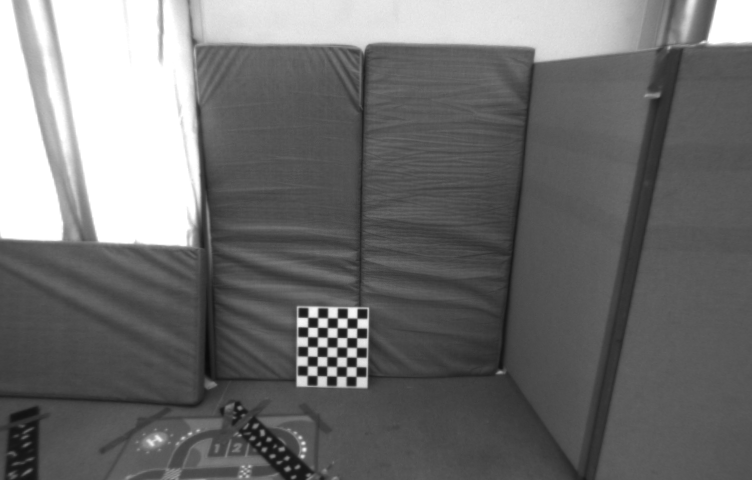
#> input picture diego_labs_code/Lab3/image1.png, 752 x 480 px, found by its file name
$ python lab3_Fundamental_ransac.py
#> lines starting #> are read from the running program, lines starting #| are printed output that depends on the picture; after the words box and inside, x2 and y2 are one past the last pixel; in counts of white or black regions, pixels touching at a corner belong together
#####################################################################################
# MRGCV Unizar - Laboratory 3
# Title: Fundamental Matrix + Automatic Epipolar Lines Visualization
#
#####################################################################################

import numpy as np
import cv2
import matplotlib.pyplot as plt


# ==========================================================
# Fundamental matrix (8-point algorithm)
# ==========================================================
def computeFundamental(x1, x2):
    #Normalizacion de Hartley
    def normalize_points(points):
        mean = np.mean(points, axis=0)
        centered = points - mean
        scale = np.sqrt(2) / np.mean(np.sqrt(np.sum(centered**2, axis=1)))
        T = np.array([[scale, 0, -scale * mean[0]],
                    [0, scale, -scale * mean[1]],
                    [0, 0, 1]])
        pts_h = np.hstack([points, np.ones((points.shape[0], 1))])
        pts_n = (T @ pts_h.T).T[:, :2]
        return pts_n, T

       # Normalize
    x1n, T1 = normalize_points(x1)
    x2n, T2 = normalize_points(x2)
    n = x1.shape[0]
    A = np.zeros((n, 9))
    for i in range(n):
        X, Y = x1n[i]
        x, y = x2n[i]
        A[i] = [X*x, X*y, X, Y*x, Y*y, Y, x, y, 1]
    _, _, Vt = np.linalg.svd(A)
    F = Vt[-1].reshape(3, 3)
    # Enforce rank-2 constraint
    U, S, Vt = np.linalg.svd(F)
    S[2] = 0
    F = U @ np.diag(S) @ Vt

    F = T2.T @ F @ T1
    return F / np.linalg.norm(F)


# ==========================================================
# RANSAC estimation of Fundamental matrix
# ==========================================================
def ransacFundamental(x1, x2, iterations, threshold):
    best_F, best_inliers = None, None
    max_votes = 0

    # Puntos homogéneos
    x1_h = np.hstack([x1, np.ones((x1.shape[0], 1))])
    x2_h = np.hstack([x2, np.ones((x2.shape[0], 1))])

    for _ in range(iterations):
        # Seleccionar 8 puntos aleatorios
        idx = np.random.choice(x1.shape[0], 8, replace=False)
        F = computeFundamental(x1[idx], x2[idx])

        # Líneas epipolares correspondientes
        Fx1 = (F @ x1_h.T).T      # Líneas en imagen 2
        Ftx2 = (F.T @ x2_h.T).T   # Líneas en imagen 1

        # Término común de la ecuación epipolar
        x2tFx1 = np.sum(x2_h * Fx1, axis=1)

        # ---- ERROR GEOMÉTRICO CUADRÁTICO ----
        # Distancia perpendicular en ambas imágenes
        d1 = np.abs(x2tFx1) / np.sqrt(Fx1[:, 0]**2 + Fx1[:, 1]**2)
        d2 = np.abs(x2tFx1) / np.sqrt(Ftx2[:, 0]**2 + Ftx2[:, 1]**2)

        # Error total cuadrático (en píxeles²)
        error = d1**2 + d2**2
        # --------------------------------------

        # Inliers por umbral
        inliers = error < threshold
        votes = np.sum(inliers)

        # Actualizar el mejor modelo
        if votes > max_votes:
            max_votes = votes
            best_F = F
            best_inliers = inliers

    # Recalcular F con todos los inliers
    F_final = computeFundamental(x1[best_inliers], x2[best_inliers])
    return F_final, best_inliers


# ==========================================================
# Draw automatic epipolar lines using inlier matches
# ==========================================================

def compute_epipolar_lines(F, pts1, pts2, img1, img2, n_lines=15):
    """
    Dibuja líneas epipolares de manera explícita (sin usar OpenCV).
    Para cada punto x1 de la imagen 1, se calcula l2 = F * x1.
    """

    # Convertir imágenes a color
    img1_color = cv2.cvtColor(img1, cv2.COLOR_GRAY2BGR)
    img2_color = cv2.cvtColor(img2, cv2.COLOR_GRAY2BGR)
    h, w = img2.shape[:2]

    # Seleccionar subconjunto aleatorio de puntos
    idx = np.random.choice(len(pts1), min(n_lines, len(pts1)), replace=False)
    pts1_sel = pts1[idx]
    pts2_sel = pts2[idx]

    for pt1, pt2 in zip(pts1_sel, pts2_sel):
        # Convertir a coordenadas homogéneas
        x1 = np.array([pt1[0], pt1[1], 1.0])
        # Línea epipolar en imagen 2: l2 = F * x1
        l2 = F @ x1
        norm = np.sqrt(l2[0]**2 + l2[1]**2)
        l2 /= norm
        a, b, c = l2

        # Evitar divisiones por cero
        if abs(b) > 1e-8:
            x_vals = np.array([0, w])
            y_vals = -(a * x_vals + c) / b
        else:
            x_vals = -c / a * np.ones(2)
            y_vals = np.array([0, h])

        color = tuple(np.random.randint(0, 255, 3).tolist())

        # Dibuja punto en imagen 1
        img1_color = cv2.circle(img1_color, tuple(np.int32(pt1)), 5, color, -1)

        # Dibuja la línea epipolar en imagen 2
        img2_color = cv2.line(img2_color,
                              (int(x_vals[0]), int(y_vals[0])),
                              (int(x_vals[-1]), int(y_vals[-1])),
                              color, 1)
        # Punto correspondiente en imagen 2
        img2_color = cv2.circle(img2_color, tuple(np.int32(pt2)), 4, color, -1)

    return img1_color, img2_color

# [50 lines left out: functions indexMatrixToMatchesList, matchesListToIndexMatrix, matchWith2NDRR, not called in this run]

# ==========================================================
# Load matches (SIFT or SuperGlue)
# ==========================================================
def load_matches(mode="sift"):
#> called with mode = 'superglue'
    base_path = "D:/Dev_Space/python/Lab3/"
    img1 = cv2.imread(base_path + "image1.png", cv2.IMREAD_GRAYSCALE)
#> img1 is the input picture: shape (480, 752); min 10, max 255, mean 111.4
    img2 = cv2.imread(base_path + "image2.png", cv2.IMREAD_GRAYSCALE)
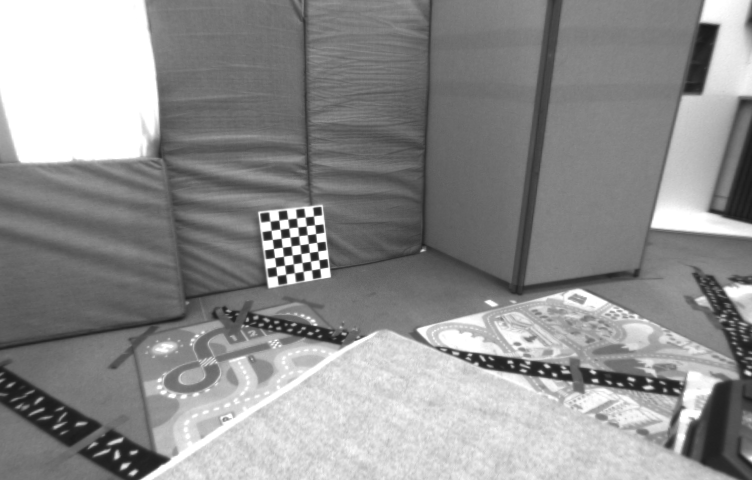
#> input picture diego_labs_code/Lab3/image2.png, 752 x 480 px, found by its file name
#> img2 is the input picture: shape (480, 752); min 25, max 255, mean 143.5

    if mode == "sift":
        sift = cv2.SIFT_create(nfeatures=0, nOctaveLayers = 5, contrastThreshold = 0.02, edgeThreshold = 20, sigma = 0.5)
        kpts1, desc1 = sift.detectAndCompute(img1, None)
        kpts2, desc2 = sift.detectAndCompute(img2, None)


        distRatio = 0.7
        #Discutir lo de la distancia después
        minDist = 500
        matchesList = matchWith2NDRR(desc1, desc2, distRatio, minDist)
        dMatchesList = indexMatrixToMatchesList(matchesList)
        dMatchesList = sorted(dMatchesList, key=lambda x: x.distance)
        matchesList = matchesListToIndexMatrix(dMatchesList)

        # Matched points in numpy from list of DMatches
        srcPts = np.float32([kpts1[m.queryIdx].pt for m in dMatchesList]).reshape(len(dMatchesList), 2)
        dstPts = np.float32([kpts2[m.trainIdx].pt for m in dMatchesList]).reshape(len(dMatchesList), 2)
        print(f"[SIFT] Matches: {len(dMatchesList)}")
        return img1, img2, srcPts, dstPts

    elif mode == "superglue":
        npz = np.load(base_path + "image1_image2_matches.npz")
#> (reads diego_labs_code/Lab3/image1_image2_matches.npz from the repository)
        mask = npz["matches"] > -1
        idxs = npz["matches"][mask]
        srcPts = npz["keypoints0"][mask]
        dstPts = npz["keypoints1"][idxs]
        print(f"[SuperGlue] Matches: {len(srcPts)}")
        return img1, img2, srcPts, dstPts


# ==========================================================
# MAIN
# ==========================================================
if __name__ == "__main__":
    # Choose between "sift" or "superglue"
    mode = "superglue"  # or "superglue"

    img1, img2, srcPts, dstPts = load_matches(mode)
#> srcPts = 244 pairs, first value 8 to 663, second value 103 to 471; dstPts = 244 pairs, first value 11 to 559, second value 17 to 409
    F, inliers = ransacFundamental(srcPts, dstPts, iterations=10000, threshold=0.001)
#> in ransacFundamental, `x1_h = np.hstack([x1, np.ones((x1.shape[0], 1))])`: x1_h = 244 rows, first 8: [528, 103, 1], [362, 104, 1], [527, 109, 1], [362, 112, 1], [476, 113, 1], [527, 116, 1], [363, 119, 1], [526, 121, 1]
#> in ransacFundamental, `x2_h = np.hstack([x2, np.ones((x2.shape[0], 1))])`: x2_h = 244 rows, first 8: [429, 18, 1], [304, 17, 1], [429, 22, 1], [304, 21, 1], [395, 27, 1], [429, 26, 1], [304, 25, 1], [429, 33, 1]
#> the loop in ransacFundamental, `for _ in range(iterations):` made 10000 passes
#> (T1 in computeFundamental, T2 in computeFundamental, votes, max_votes) on passes 9, 36: ([[0.00935, 0, -2.54], [0, 0.00935, -3.45], [0, 0, 1]], [[0.0106, 0, -2.63], [0, 0.0106, -2.87], [0, 0, 1]], 1, 1), ([[0.0147, 0, -4.52], [0, 0.0147, -5.02], [0, 0, 1]], [[0.017, 0, -4.74], [0, 0.017, -4.02], [0, 0, 1]], 2, 2)
#> (T1 in computeFundamental, T2 in computeFundamental, votes) on passes 1 to 5: ([[0.016, 0, -3.85], [0, 0.016, -5.27], [0, 0, 1]], [[0.0169, 0, -3.59], [0, 0.0169, -3.97], [0, 0, 1]], 0), ([[0.00908, 0, -2.67], [0, 0.00908, -3.46], [0, 0, 1]], [[0.0105, 0, -2.91], [0, 0.0105, -2.92], [0, 0, 1]], 0), ([[0.0104, 0, -3.4], [0, 0.0104, -2.88], [0, 0, 1]], [[0.0117, 0, -3.35], [0, 0.0117, -2.12], [0, 0, 1]], 0), ([[0.00898, 0, -3.09], [0, 0.00898, -2.77], [0, 0, 1]], [[0.0105, 0, -3.28], [0, 0.0105, -2.11], [0, 0, 1]], 0), ([[0.00944, 0, -3.14], [0, 0.00944, -3.01], [0, 0, 1]], [[0.0107, 0, -3.09], [0, 0.0107, -2.41], [0, 0, 1]], 0)
    print("Fundamental Matrix:\n", F)
#| Fundamental Matrix:
#|  [[-2.36629022e-06  1.70576195e-05 -5.45034711e-03]
#|  [ 1.05767072e-06 -9.35760204e-06  2.78613472e-03]
#|  [ 4.73938785e-04 -2.96246633e-03  9.99976765e-01]]
    print(f"Inliers: {np.sum(inliers)} / {len(inliers)}")
#| Inliers: 3 / 244

    inlier_pts1 = srcPts[inliers]
    inlier_pts2 = dstPts[inliers]

    img1_epi, img2_epi = compute_epipolar_lines(
    F, inlier_pts1, inlier_pts2,
    img1, img2, len(inliers))
#> the loop in compute_epipolar_lines, `for pt1, pt2 in zip(pts1_sel, pts2_sel):` made 3 passes
#> (pt1, pt2) on passes 1 to 3: ([347, 328], [311, 225]), ([336, 366], [302, 262]), ([317, 366], [288, 259])
#> pass 1, in compute_epipolar_lines, `img2_color = cv2.line(img2_color, (int(x_vals[0]), int(y_vals[0])), (i..`:
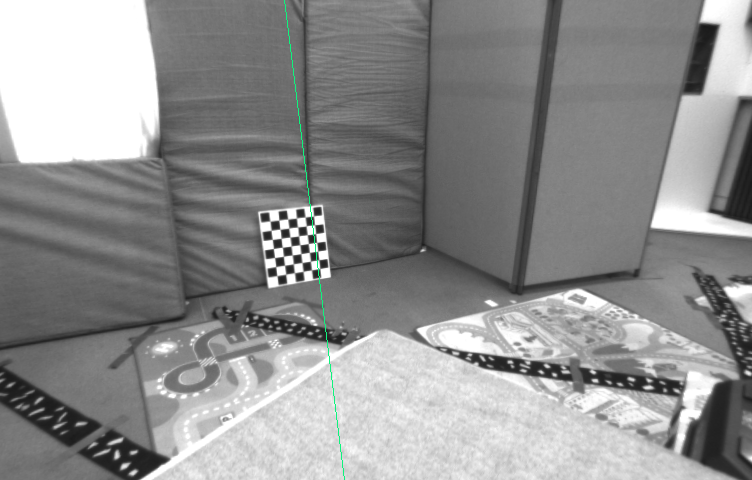
#> img2_color: shape (480, 752, 3); 0.13% of pixels changed, all inside (x1, y1, x2, y2) = (284, 0, 345, 480)
#> after the loop in compute_epipolar_lines, `for pt1, pt2 in zip(pts1_sel, pts2_sel):`: img1_color: shape (480, 752, 3); mean B, G, R 111.3, 111.4, 111.3
#> after the loop in compute_epipolar_lines, `for pt1, pt2 in zip(pts1_sel, pts2_sel):`:
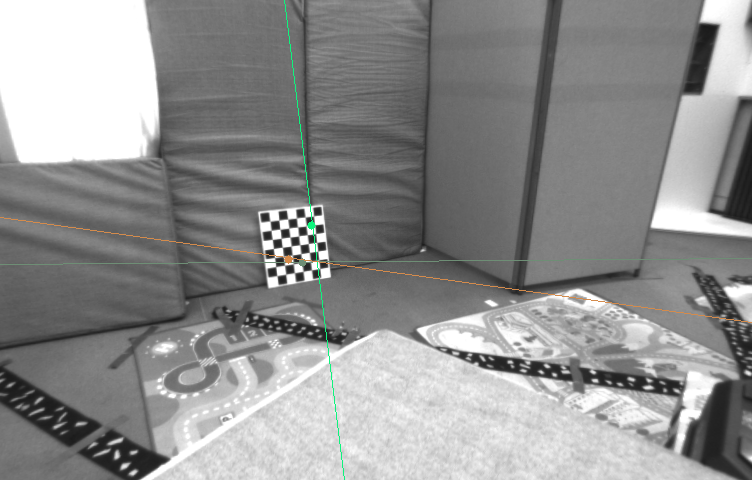
#> img2_color: shape (480, 752, 3); mean B, G, R 143.3, 143.7, 143.5

    plt.figure(figsize=(12, 6))
    plt.subplot(121)
    plt.imshow(cv2.cvtColor(img1_epi, cv2.COLOR_BGR2RGB))
    plt.title(f"Epipolar Lines in Image 1 ({mode.upper()})")
    plt.axis("off")

    plt.subplot(122)
    plt.imshow(cv2.cvtColor(img2_epi, cv2.COLOR_BGR2RGB))
    plt.title(f"Epipolar Lines in Image 2 ({mode.upper()})")
    plt.axis("off")

    plt.show()
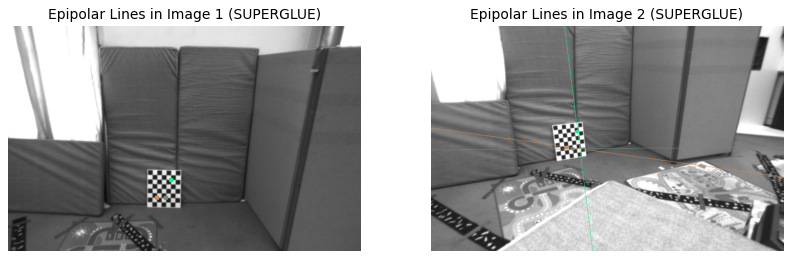
#> figure drawn by matplotlib, 2 panels

    print("Rank(F):", np.linalg.matrix_rank(F))
#| Rank(F): 2
    print("F normalized:\n", F / np.linalg.norm(F))
#| F normalized:
#|  [[-2.36629022e-06  1.70576195e-05 -5.45034711e-03]
#|  [ 1.05767072e-06 -9.35760204e-06  2.78613472e-03]
#|  [ 4.73938785e-04 -2.96246633e-03  9.99976765e-01]]
